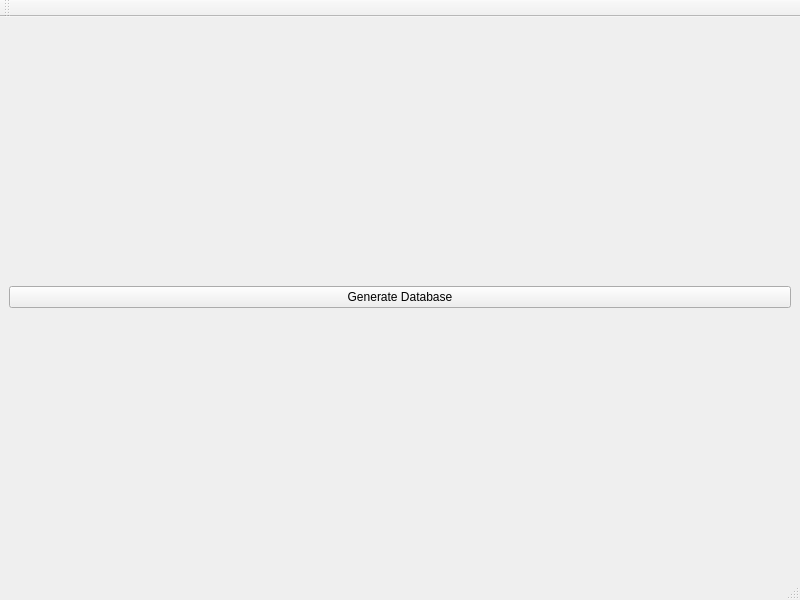
<?xml version="1.0" encoding="UTF-8"?>
<ui version="4.0">
 <class>MainWindow</class>
 <widget class="QMainWindow" name="MainWindow">
  <property name="enabled">
   <bool>true</bool>
  </property>
  <property name="geometry">
   <rect>
    <x>0</x>
    <y>0</y>
    <width>800</width>
    <height>600</height>
   </rect>
  </property>
  <property name="windowTitle">
   <string>MainWindow</string>
  </property>
  <widget class="QWidget" name="centralwidget">
   <layout class="QHBoxLayout" name="horizontalLayout">
    <item>
     <widget class="QPushButton" name="pushButton">
      <property name="text">
       <string>Generate Database</string>
      </property>
     </widget>
    </item>
   </layout>
  </widget>
  <widget class="QMenuBar" name="menubar">
   <property name="geometry">
    <rect>
     <x>0</x>
     <y>0</y>
     <width>800</width>
     <height>22</height>
    </rect>
   </property>
  </widget>
  <widget class="QStatusBar" name="statusbar"/>
  <widget class="QToolBar" name="toolBar">
   <property name="windowTitle">
    <string>toolBar</string>
   </property>
   <attribute name="toolBarArea">
    <enum>TopToolBarArea</enum>
   </attribute>
   <attribute name="toolBarBreak">
    <bool>false</bool>
   </attribute>
  </widget>
 </widget>
 <resources/>
 <connections/>
</ui>
